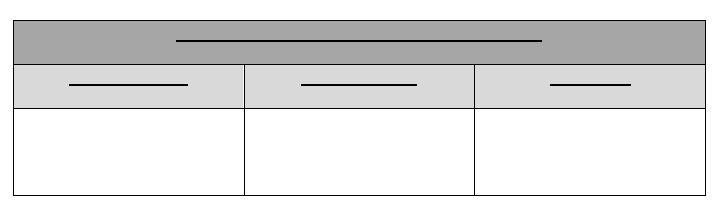
#> input picture ubantu/table/table1.png, 719 x 211 px
$ python anish.py
#> lines starting #> are read from the running program, lines starting #| are printed output that depends on the picture; after the words box and inside, x2 and y2 are one past the last pixel; in counts of white or black regions, pixels touching at a corner belong together
import cv2
img = cv2.imread('table1.png',0)
#> img is the input picture: shape (211, 719); min 0, max 255, mean 222.8
_, th1= cv2.threshold(img, 127, 255, cv2.THRESH_BINARY)
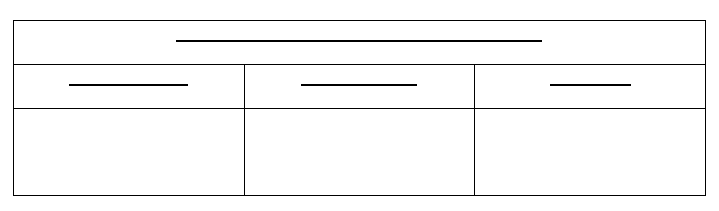
#> th1: shape (211, 719); 96.9% white; black in thin lines or dots, all inside (x1, y1, x2, y2) = (13, 20, 706, 196)
th2 = cv2.adaptiveThreshold(img, 255,cv2.ADAPTIVE_THRESH_MEAN_C, cv2.THRESH_BINARY, 11,2)
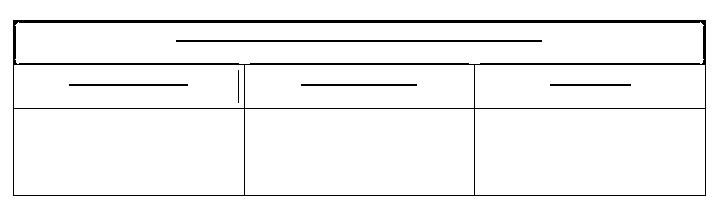
#> th2: shape (211, 719); 95.4% white; black in thin lines or dots, all inside (x1, y1, x2, y2) = (13, 20, 706, 196)
th3 = cv2.adaptiveThreshold(img, 255,cv2.ADAPTIVE_THRESH_GAUSSIAN_C, cv2.THRESH_BINARY, 11,2)
contours, hierarchy = cv2.findContours(th2,cv2.RETR_TREE,cv2.CHAIN_APPROX_NONE)
#> contours = 14 contours; largest, box (x1, y1, x2, y2) and area: (0, 0, 719, 211) 150780, (12, 19, 707, 197) 122836, (15, 22, 704, 64) 26785, (475, 109, 705, 195) 19465, (14, 109, 244, 195) 19465
print("Number of countors =" +str(len(contours)))
#| Number of countors =14
print(contours[0])
#> (printed output is left out)
cv2.drawContours(th2,contours,0,(0,255,0),3)
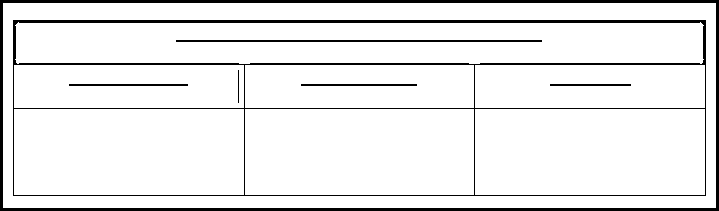
#> th2: shape (211, 719); 91.7% white; 7 black regions, largest, box (x1, y1, x2, y2) and area: (13, 20, 706, 196) 5577, (0, 0, 719, 211) 5544, (176, 40, 542, 42) 732
cv2.imshow('image',img)
cv2.imshow("Image",th3)
cv2.imshow("TH2",th1)
cv2.waitKey()
cv2.destroyAllWindows()

$ run again, with ubantu/table/download.png copied over ubantu/table/table1.png
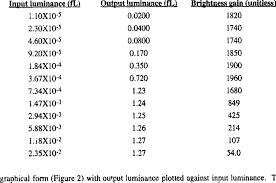
#> input picture ubantu/table/download.png, 276 x 183 px
#> img is the input picture: shape (183, 276); min 0, max 255, mean 241.6
#> `_, th1= cv2.threshold(img, 127, 255, cv2.THRESH_BINARY)`:
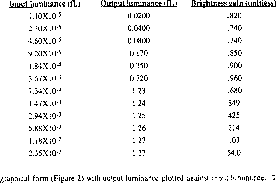
#> th1: shape (183, 276); 95.3% white; black in thin lines or dots
#> `th3 = cv2.adaptiveThreshold(img, 255,cv2.ADAPTIVE_THRESH_GAUSSIAN_C, c..`:
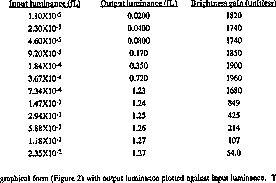
#> th3: shape (183, 276); 92% white; black in thin lines or dots
#> contours = 318 contours, 219 with area under 20; largest, box (x1, y1, x2, y2) and area: (0, 0, 276, 183) 47692, (230, 173, 267, 182) 186, (127, 175, 160, 182) 162, (131, 24, 151, 32) 102, (27, 24, 43, 33) 87
#| Number of countors =318
#| [[[190 179]]]
